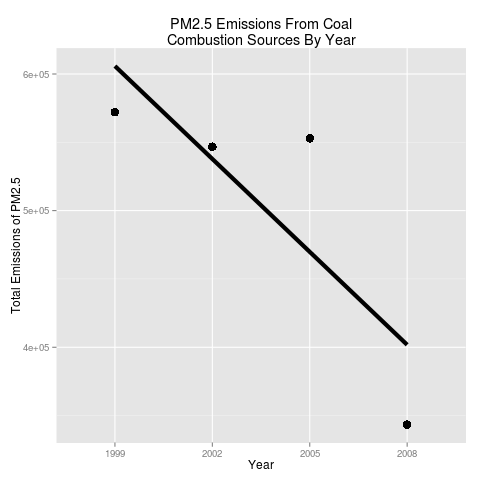

Source code (R):
source("./read_summary_data.R");
library("dplyr");
library("ggplot2");

coal_combustion_related_sources <- c("Fuel Comb - Comm/Institutional - Coal",
  "Fuel Comb - Electric Generation - Coal",
  "Fuel Comb - Industrial Boilers, ICEs - Coal");

coalCombustionSourceClassificationDataFrame <- filter(sourceClassifications, EI.Sector %in% coal_combustion_related_sources);
scc_values_related_to_coal_combustion_sources <- unique(coalCombustionSourceClassificationDataFrame$SCC);

summaryDataRelatedToCoalCombustionSources <- filter(summaryData, SCC %in% scc_values_related_to_coal_combustion_sources);
summaryDataRelatedToCoalCombustionSources <- transform(summaryDataRelatedToCoalCombustionSources, year = factor(year));
coalCombustionSourcesDataGroupedByYear <- group_by(summaryDataRelatedToCoalCombustionSources, year);
totalCoalRelatedEmissionsGroupedByYear <- summarize(coalCombustionSourcesDataGroupedByYear, total_emissions=sum(Emissions));

totalCoalRelatedEmissionsGroupedByYear$total_emissions <- as.numeric(totalCoalRelatedEmissionsGroupedByYear$total_emissions);

g <- ggplot(totalCoalRelatedEmissionsGroupedByYear, aes(year, total_emissions, group = 1));
g <- g + geom_point(size=4);
g <- g + geom_smooth(method = "lm", size=2, se=FALSE, col="black");
g <- g + labs(title = "PM2.5 Emissions From Coal\nCombustion Sources By Year") +  labs(x = "Year", y = "Total Emissions of PM2.5")
print(g)

dev.copy(png, file="plot4.png", width=480, height=480);
dev.off();
